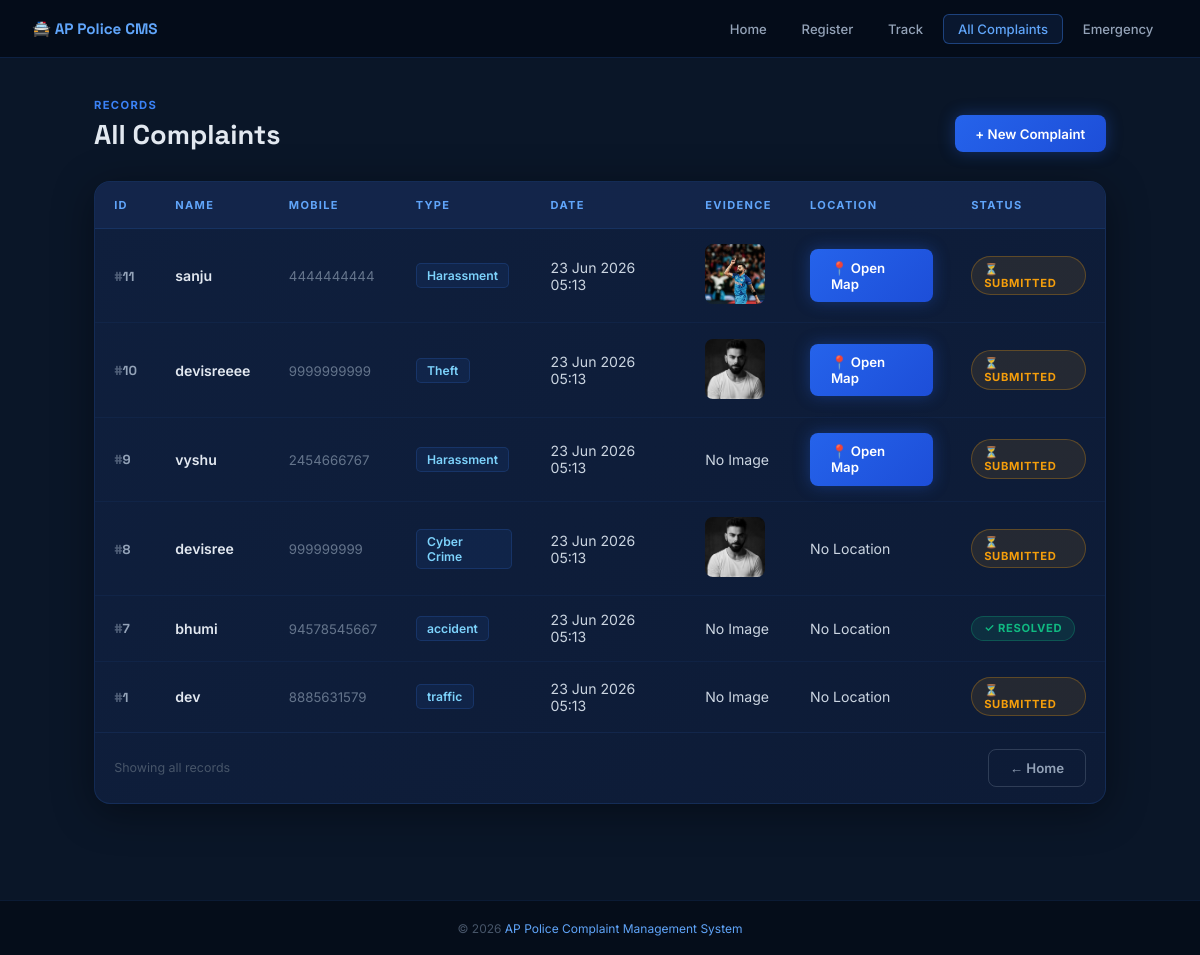
Screenshot of /complaints/ with the database file from the repository.
### complaints/models.py (models this page shows, shortened)
class Complaint(models.Model):
    name = models.CharField(max_length=100)
    mobile = models.CharField(max_length=15)
    address = models.TextField()
    complaint_type = models.CharField(max_length=100)
    description = models.TextField()
    image = models.ImageField(upload_to='complaints/', null=True, blank=True)
    latitude = models.CharField(max_length=50, blank=True, null=True)
    longitude = models.CharField(max_length=50, blank=True, null=True)
    status = models.CharField(max_length=50, default="Submitted")
    created_at = models.DateTimeField(auto_now_add=True)

### complaints/views.py (the view)
# urls.py: path('complaints/', complaints_list),
def complaints_list(request):
    complaints = Complaint.objects.all().order_by('-id')
    return render(
        request,
        'complaints_list.html',
        {'complaints': complaints}
    )

### appolice/templates/complaints_list.html (shortened to what this page needs)
<!DOCTYPE html>
<html lang="en">
<head>
</head>
<body>
<nav class="ap-nav">
  <a href="/" class="brand">🚔 AP Police CMS</a>
  <div class="nav-links">
    <a href="/">Home</a>
    <a href="/register/">Register</a>
    <a href="/track/">Track</a>
    <a href="/complaints/" class="active">All Complaints</a>
    <a href="/emergency/">Emergency</a>
  </div>
</nav>
<div class="page-wrapper">
  <div class="page-header">
    <div>
      <div class="eyebrow">Records</div>
      <h2>All Complaints</h2>
    </div>
    <a href="/register/" class="btn-ap btn-ap-primary">+ New Complaint</a>
  </div>
  <div class="table-card">
    <table class="ap-table">
      <thead>
        <tr>
          <th>ID</th>
<th>Name</th>
<th>Mobile</th>
<th>Type</th>
<th>Date</th>
<th>Evidence</th>
<th>Location</th>
<th>Status</th>
        </tr>
      </thead>
      <tbody>
        {% for complaint in complaints %}
        <tr>
          <td><span class="id-cell">{{ complaint.id }}</span></td>
          <td><span class="name-cell">{{ complaint.name }}</span></td>
          <td><span class="mobile-cell">{{ complaint.mobile }}</span></td>
          <td><span class="type-cell">{{ complaint.complaint_type }}</span></td>
          <td>{{ complaint.created_at|date:"d M Y H:i" }}</td>
<td>
    {% if complaint.image %}
        <a href="{{ complaint.image.url }}" target="_blank">
    <img src="{{ complaint.image.url }}"
         width="60"
         height="60"
         style="border-radius:8px; object-fit:cover;">
</a>
    {% else %}
        No Image
    {% endif %}
</td>
<td>
    {% if complaint.latitude and complaint.longitude %}
        <a href="https://www.google.com/maps?q={{ complaint.latitude }},{{ complaint.longitude }}"
           target="_blank"
           class="btn-ap btn-ap-primary">
           📍 Open Map
        </a>
    {% else %}
        No Location
    {% endif %}
</td>
<td>
            {% if complaint.status|lower == "resolved" %}
              <span class="badge-ap badge-resolved">✓ Resolved</span>
            {% else %}
              <span class="badge-ap badge-pending">⏳ {{ complaint.status }}</span>
            {% endif %}
          </td>
        </tr>
        {% endfor %}
      </tbody>
    </table>
    <div class="table-footer">
      <span>Showing all records</span>
      <a href="/" class="btn-ap btn-ap-ghost">← Home</a>
    </div>
  </div>
</div>
<footer class="ap-footer">
  © 2026 <span>AP Police Complaint Management System</span>
</footer>
</body>
</html>

### appolice/templates/complaints_list.html (style rules this page uses)
*, *::before, *::after { box-sizing: border-box; margin: 0; padding: 0; }
body { font-family: 'Inter', sans-serif; background: #0a1628; color: #e2e8f0; min-height: 100vh; }
.ap-nav { background: rgba(5,13,26,0.96); backdrop-filter: blur(12px); border-bottom: 1px solid rgba(59,130,246,0.18); padding: 0.85rem 2rem; display: flex; align-items: center; justify-content: space-between; position: sticky; top: 0; z-index: 100; }
.ap-nav .brand { font-family: 'Space Grotesk', sans-serif; font-size: 0.95rem; font-weight: 700; color: #60a5fa; text-decoration: none; display: flex; align-items: center; gap: 0.5rem; }
.ap-nav .nav-links { display: flex; gap: 0.35rem; }
.ap-nav .nav-links a { color: #94a3b8; text-decoration: none; font-size: 0.82rem; font-weight: 500; padding: 0.38rem 0.85rem; border-radius: 6px; border: 1px solid transparent; transition: all 0.2s ease; }
.ap-nav .nav-links a:hover, .ap-nav .nav-links a.active { color: #60a5fa; border-color: rgba(59,130,246,0.4); background: rgba(59,130,246,0.1); }
.page-wrapper { max-width: 1060px; margin: 0 auto; padding: 2.5rem 1.5rem 4rem; }
.page-header { display: flex; align-items: flex-end; justify-content: space-between; margin-bottom: 1.8rem; flex-wrap: wrap; gap: 1rem; }
.page-header .eyebrow { font-size: 0.7rem; font-weight: 700; letter-spacing: 0.12em; text-transform: uppercase; color: #3b82f6; margin-bottom: 0.3rem; }
.page-header h2 { font-family: 'Space Grotesk', sans-serif; font-size: 1.7rem; font-weight: 700; color: #e2e8f0; }
.table-card { background: linear-gradient(135deg,#0f1f3d,#0d1b36); border: 1px solid rgba(59,130,246,0.15); border-radius: 16px; overflow: hidden; box-shadow: 0 8px 40px rgba(0,0,0,0.4); }
.ap-table { width: 100%; border-collapse: collapse; font-size: 0.88rem; }
.ap-table thead tr { background: rgba(22,40,80,0.7); border-bottom: 1px solid rgba(59,130,246,0.2); }
.ap-table th { padding: 1rem 1.2rem; text-align: left; font-size: 0.69rem; font-weight: 700; letter-spacing: 0.12em; text-transform: uppercase; color: #60a5fa; }
.ap-table td { padding: 0.95rem 1.2rem; border-bottom: 1px solid rgba(59,130,246,0.06); color: #cbd5e1; vertical-align: middle; }
.ap-table tbody tr { transition: background 0.15s; }
.ap-table tbody tr:last-child td { border-bottom: none; }
.id-cell { font-family: 'Space Grotesk', sans-serif; font-size: 0.82rem; font-weight: 700; color: #94a3b8; }
.id-cell::before { content: '#'; opacity: 0.5; }
.name-cell { font-weight: 600; color: #e2e8f0; }
.mobile-cell { font-size: 0.83rem; color: #64748b; }
.type-cell { display: inline-block; background: rgba(59,130,246,0.08); border: 1px solid rgba(59,130,246,0.18); border-radius: 5px; padding: 0.25rem 0.65rem; font-size: 0.76rem; font-weight: 600; color: #7dd3fc; }
.badge-ap { display: inline-flex; align-items: center; gap: 0.3rem; padding: 0.3rem 0.75rem; border-radius: 20px; font-size: 0.7rem; font-weight: 700; letter-spacing: 0.06em; text-transform: uppercase; }
.badge-resolved { background: rgba(16,185,129,0.12); color: #10b981; border: 1px solid rgba(16,185,129,0.28); }
.badge-pending, .badge-submitted { background: rgba(245,158,11,0.1); color: #f59e0b; border: 1px solid rgba(245,158,11,0.28); }
.table-footer { padding: 1rem 1.2rem; border-top: 1px solid rgba(59,130,246,0.1); display: flex; justify-content: space-between; align-items: center; font-size: 0.78rem; color: #475569; }
.btn-ap { display: inline-flex; align-items: center; gap: 0.4rem; padding: 0.65rem 1.3rem; border-radius: 8px; font-size: 0.83rem; font-weight: 600; text-decoration: none; border: none; cursor: pointer; font-family: 'Inter', sans-serif; transition: all 0.2s ease; }
.btn-ap-primary { background: linear-gradient(135deg,#2563eb,#1d4ed8); color: #fff; box-shadow: 0 0 16px rgba(37,99,235,0.35); }
.btn-ap-ghost { background: transparent; color: #94a3b8; border: 1px solid rgba(148,163,184,0.25); }
.ap-footer { background: rgba(5,13,26,0.95); border-top: 1px solid rgba(59,130,246,0.12); text-align: center; padding: 1.2rem; color: #475569; font-size: 0.75rem; margin-top: 2rem; }
.ap-footer span { color: #60a5fa; }

### rows the page displays
Complaint: id "11", name "sanju", mobile "4444444444", complaint_type "Harassment", created_at "23 Jun 2026 05:13", image (picture), status "SUBMITTED"
Complaint: id "10", name "devisreeee", mobile "9999999999", complaint_type "Theft", created_at "23 Jun 2026 05:13", image (picture), status "SUBMITTED"
Complaint: id "9", name "vyshu", mobile "2454666767", complaint_type "Harassment", created_at "23 Jun 2026 05:13", image "No Image", status "SUBMITTED"
Complaint: id "8", name "devisree", mobile "999999999", complaint_type "Cyber Crime", created_at "23 Jun 2026 05:13", image (picture), shows "No Location", status "SUBMITTED"
Complaint: id "7", name "bhumi", mobile "94578545667", complaint_type "accident", created_at "23 Jun 2026 05:13", image "No Image", shows "No Location", status "✓ RESOLVED"
Complaint: id "1", name "dev", mobile "8885631579", complaint_type "traffic", created_at "23 Jun 2026 05:13", shows "No Image", shows "No Location", status "SUBMITTED"
